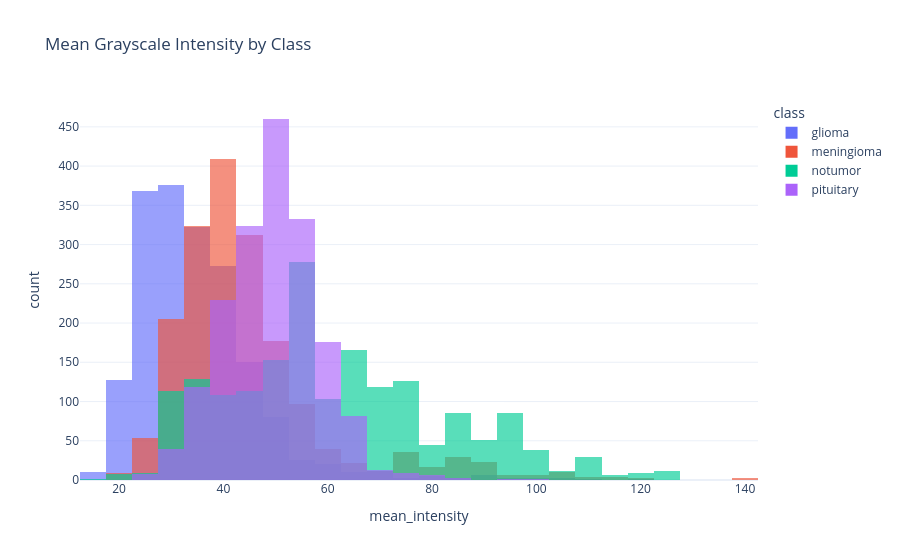
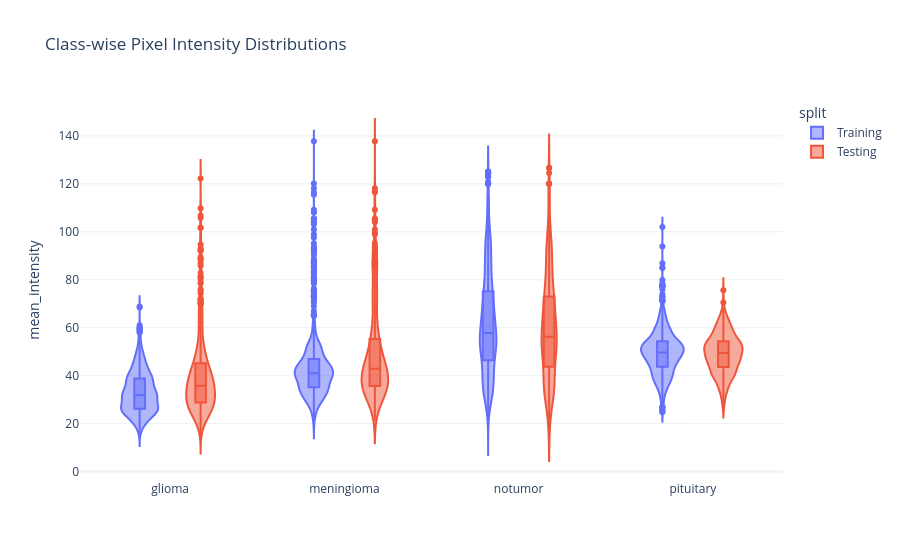

These figures' notebook cell, in order:
### Markdown cell above
## 8 Pixel Intensity Analysis

Intensity statistics summarize tissue/background brightness and noise-like variation. They also reveal whether class or split differences could arise from acquisition or preprocessing artifacts rather than anatomy.

### Code cell
def compute_image_metrics(path: Path, resize_to: Tuple[int, int] = (160, 160)) -> Dict[str, float]:
    """Compute grayscale intensity, entropy, sharpness, contrast, and dynamic-range metrics."""
    gray = np.asarray(Image.open(path).convert("L").resize(resize_to, Image.BILINEAR))
    lap_var = float(cv2.Laplacian(gray, cv2.CV_64F).var())
    p1, p99 = np.percentile(gray, [1, 99])
    return {
        "mean_intensity": float(gray.mean()),
        "std_intensity": float(gray.std()),
        "min_intensity": float(gray.min()),
        "max_intensity": float(gray.max()),
        "entropy": float(shannon_entropy(gray)),
        "sharpness_laplacian_var": lap_var,
        "brightness": float(gray.mean()),
        "contrast": float(gray.std()),
        "dynamic_range": float(gray.max() - gray.min()),
        "robust_dynamic_range": float(p99 - p1),
    }


def build_metric_table(frame: pd.DataFrame) -> pd.DataFrame:
    """Compute image-level metrics, bounded to keep notebook runtime practical."""
    valid = frame[frame["readable"]].copy()
    if len(valid) > MAX_FULL_IMAGE_METRICS:
        valid = valid.sample(MAX_FULL_IMAGE_METRICS, random_state=SEED)
    rows = []
    for _, row in tqdm(valid.iterrows(), total=len(valid), desc="Computing pixel metrics"):
        try:
            rows.append({**row.to_dict(), **compute_image_metrics(Path(row.image_path))})
        except Exception as exc:
            rows.append({**row.to_dict(), "metric_error": str(exc)})
    return pd.DataFrame(rows)


metrics_df = build_metric_table(df)
display(metrics_df[["class", "split", "mean_intensity", "std_intensity", "entropy", "sharpness_laplacian_var", "contrast"]].describe())

fig = px.histogram(metrics_df, x="mean_intensity", color="class", nbins=60, opacity=0.65, title="Mean Grayscale Intensity by Class")
fig.update_layout(template="plotly_white", barmode="overlay")
fig.show()

fig = px.violin(metrics_df, x="class", y="mean_intensity", color="split", box=True, title="Class-wise Pixel Intensity Distributions")
fig.update_layout(template="plotly_white", xaxis_title=None)
fig.show()

fig = px.histogram(metrics_df, x="entropy", color="class", nbins=60, opacity=0.65, title="Entropy Distribution by Class")
fig.update_layout(template="plotly_white", barmode="overlay")
fig.show()

### Figure 1 — Plotly figure (JSON) as saved in the notebook; plotly's stock layout.template omitted (floating-point values rounded to 4 significant figures; data arrays with more than 128 entries replaced by an {"elided": "..."} marker saying what was removed)
{"data": [{"bingroup": "x", "hovertemplate": "class=glioma<br>mean_intensity=%{x}<br>count=%{y}<extra></extra>", "legendgroup": "glioma", "marker": {"color": "#636efa", "opacity": 0.65, "pattern": {"shape": ""}}, "name": "glioma", "nbinsx": 60, "orientation": "v", "showlegend": true, "type": "histogram", "x": {"elided": "1800 float values"}, "xaxis": "x", "yaxis": "y"}, {"bingroup": "x", "hovertemplate": "class=meningioma<br>mean_intensity=%{x}<br>count=%{y}<extra></extra>", "legendgroup": "meningioma", "marker": {"color": "#EF553B", "opacity": 0.65, "pattern": {"shape": ""}}, "name": "meningioma", "nbinsx": 60, "orientation": "v", "showlegend": true, "type": "histogram", "x": {"elided": "1800 float values"}, "xaxis": "x", "yaxis": "y"}, {"bingroup": "x", "hovertemplate": "class=notumor<br>mean_intensity=%{x}<br>count=%{y}<extra></extra>", "legendgroup": "notumor", "marker": {"color": "#00cc96", "opacity": 0.65, "pattern": {"shape": ""}}, "name": "notumor", "nbinsx": 60, "orientation": "v", "showlegend": true, "type": "histogram", "x": {"elided": "1800 float values"}, "xaxis": "x", "yaxis": "y"}, {"bingroup": "x", "hovertemplate": "class=pituitary<br>mean_intensity=%{x}<br>count=%{y}<extra></extra>", "legendgroup": "pituitary", "marker": {"color": "#ab63fa", "opacity": 0.65, "pattern": {"shape": ""}}, "name": "pituitary", "nbinsx": 60, "orientation": "v", "showlegend": true, "type": "histogram", "x": {"elided": "1800 float values"}, "xaxis": "x", "yaxis": "y"}], "layout": {"barmode": "overlay", "legend": {"title": {"text": "class"}, "tracegroupgap": 0}, "title": {"text": "Mean Grayscale Intensity by Class"}, "xaxis": {"anchor": "y", "domain": [0, 1], "title": {"text": "mean_intensity"}}, "yaxis": {"anchor": "x", "domain": [0, 1], "title": {"text": "count"}}}}

### Figure 2 — Plotly figure (JSON) as saved in the notebook; plotly's stock layout.template omitted (floating-point values rounded to 4 significant figures; data arrays with more than 128 entries replaced by an {"elided": "..."} marker saying what was removed)
{"data": [{"alignmentgroup": "True", "box": {"visible": true}, "hovertemplate": "split=Training<br>class=%{x}<br>mean_intensity=%{y}<extra></extra>", "legendgroup": "Training", "marker": {"color": "#636efa"}, "name": "Training", "offsetgroup": "Training", "orientation": "v", "scalegroup": "True", "showlegend": true, "type": "violin", "x": {"elided": "5600 str values"}, "x0": " ", "xaxis": "x", "y": {"elided": "5600 float values"}, "y0": " ", "yaxis": "y"}, {"alignmentgroup": "True", "box": {"visible": true}, "hovertemplate": "split=Testing<br>class=%{x}<br>mean_intensity=%{y}<extra></extra>", "legendgroup": "Testing", "marker": {"color": "#EF553B"}, "name": "Testing", "offsetgroup": "Testing", "orientation": "v", "scalegroup": "True", "showlegend": true, "type": "violin", "x": {"elided": "1600 str values"}, "x0": " ", "xaxis": "x", "y": {"elided": "1600 float values"}, "y0": " ", "yaxis": "y"}], "layout": {"legend": {"title": {"text": "split"}, "tracegroupgap": 0}, "title": {"text": "Class-wise Pixel Intensity Distributions"}, "violinmode": "group", "xaxis": {"anchor": "y", "domain": [0, 1], "title": {}}, "yaxis": {"anchor": "x", "domain": [0, 1], "title": {"text": "mean_intensity"}}}}
